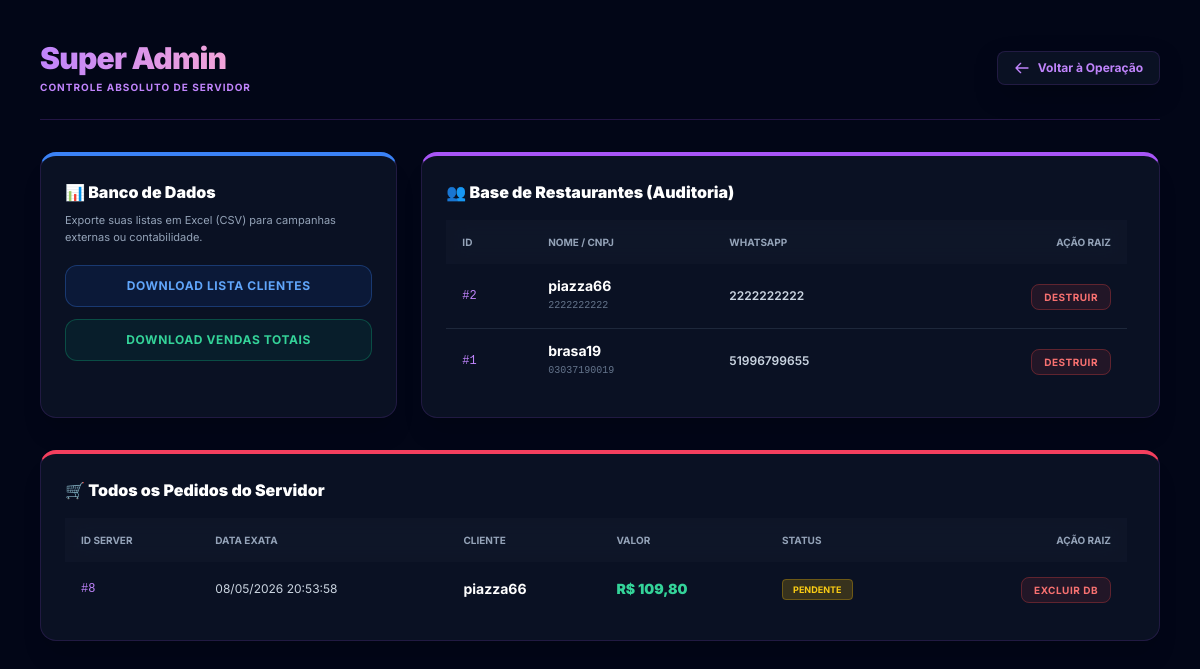
The app's page /painel/deus/ (signed in) with its own data.
### funil_vendas/models.py (models this page shows, shortened)
class LeadRestaurante(models.Model):
    nome_restaurante = models.CharField(max_length=150, verbose_name="Nome do Restaurante", default="Não Informado")
    cnpj = models.CharField(max_length=20, verbose_name="CNPJ do Cliente")
    whatsapp = models.CharField(max_length=20, verbose_name="WhatsApp")
    data_cadastro = models.DateTimeField(auto_now_add=True, verbose_name="Data do Cadastro")
    virou_cliente = models.BooleanField(default=False)
    token_acesso = models.UUIDField(default=uuid.uuid4, editable=False, unique=True)
    class Meta:
        verbose_name = "Lead (Interessado)"
        verbose_name_plural = "Leads (Interessados)"

class Pedido(models.Model):
    OPCOES_PAGAMENTO = [
        ('PIX', 'Pix (Imediato)'), # <-- Ajustado para Imediato
        ('DINHEIRO', 'Dinheiro (No ato da entrega)')
    ]
    STATUS_PEDIDO = [
        ('PENDENTE', 'Aguardando Pagamento'),
        ('PAGO', 'Pago!'),
        ('CANCELADO', 'Cancelado')
    ]
    lead = models.ForeignKey(LeadRestaurante, on_delete=models.CASCADE, verbose_name="Cliente")
    data_pedido = models.DateTimeField(auto_now_add=True, verbose_name="Data/Hora do Pedido")
    forma_pagamento = models.CharField(max_length=20, choices=OPCOES_PAGAMENTO, default='PIX', verbose_name="Forma de Pagamento")
    valor_total = models.DecimalField(max_digits=10, decimal_places=2, default=0, verbose_name="Valor Total (R$)")
    status = models.CharField(max_length=20, choices=STATUS_PEDIDO, default='PENDENTE', verbose_name="Status do Pagamento")
    endereco_entrega = models.CharField(max_length=255, verbose_name="Endereço de Entrega", blank=True, null=True)
    data_entrega = models.DateField(verbose_name="Data Agendada", blank=True, null=True)
    hora_entrega = models.CharField(max_length=50, blank=True, null=True)
    class Meta:
        verbose_name = "Pedido"
        verbose_name_plural = "Pedidos"

### funil_vendas/views.py (the view)
# urls.py: path('painel/deus/', views.admin_customizado, name='admin_customizado'),
@login_required
def admin_customizado(request):
    leads = LeadRestaurante.objects.all().order_by('-id')
    pedidos = Pedido.objects.all().order_by('-id')
    return render(request, 'admin_customizado.html', {'leads': leads, 'pedidos': pedidos})

### templates/admin_customizado.html (shortened to what this page needs)
<!DOCTYPE html>
<html lang="pt-br">
<head>
    <script src="https://cdn.tailwindcss.com"></script>
</head>
<body class="min-h-screen p-6 md:p-10">
    <div class="max-w-7xl mx-auto">
        <header class="flex flex-col md:flex-row justify-between items-start md:items-center mb-8 border-b border-purple-500/20 pb-6 gap-4">
            <div>
                <h1 class="text-3xl font-black text-transparent bg-clip-text bg-gradient-to-r from-purple-400 to-pink-300 tracking-tight">Super Admin</h1>
                <p class="text-purple-400 font-bold uppercase tracking-widest mt-1 text-[10px]">Controle Absoluto de Servidor</p>
            </div>
            <a href="{% url 'painel_interno' %}" class="glass-panel hover:bg-purple-600/20 text-purple-400 hover:text-purple-300 font-bold text-xs py-2 px-4 rounded-lg flex items-center gap-2 transition-colors">
                <svg class="w-4 h-4" fill="none" stroke="currentColor" viewBox="0 0 24 24"><path stroke-linecap="round" stroke-linejoin="round" stroke-width="2" d="M10 19l-7-7m0 0l7-7m-7 7h18"></path></svg>
                Voltar à Operação
            </a>
        </header>
        <div class="grid grid-cols-1 md:grid-cols-3 gap-6 mb-8">
            <div class="glass-panel rounded-2xl p-6 shadow-xl border-t-4 border-t-blue-500">
                <h3 class="text-white font-black mb-2 flex items-center gap-2">📊 Banco de Dados</h3>
                <p class="text-[11px] text-slate-400 mb-5">Exporte suas listas em Excel (CSV) para campanhas externas ou contabilidade.</p>
                <div class="space-y-3">
                    <a href="{% url 'exportar_leads' %}" class="block text-center bg-blue-600/10 hover:bg-blue-600/30 text-blue-400 border border-blue-500/30 font-bold py-3 rounded-xl text-xs transition-colors uppercase tracking-wider">
                        Download Lista Clientes
                    </a>
                    <a href="{% url 'exportar_vendas' %}" class="block text-center bg-emerald-600/10 hover:bg-emerald-600/30 text-emerald-400 border border-emerald-500/30 font-bold py-3 rounded-xl text-xs transition-colors uppercase tracking-wider">
                        Download Vendas Totais
                    </a>
                </div>
            </div>
            <div class="glass-panel rounded-2xl p-6 shadow-xl border-t-4 border-t-purple-500 md:col-span-2">
                <h3 class="text-white font-black mb-4 flex items-center gap-2">👥 Base de Restaurantes (Auditoria)</h3>
                <div class="overflow-x-auto max-h-56 overflow-y-auto pr-2 custom-scrollbar">
                    <table class="w-full text-left text-sm text-slate-300 border-collapse">
                        <thead class="bg-slate-900/80 text-[10px] uppercase text-slate-400 font-bold sticky top-0 z-10 backdrop-blur-md">
                            <tr>
                                <th class="px-4 py-3">ID</th>
                                <th class="px-4 py-3">Nome / CNPJ</th>
                                <th class="px-4 py-3">WhatsApp</th>
                                <th class="px-4 py-3 text-right">Ação Raiz</th>
                            </tr>
                        </thead>
                        <tbody class="divide-y divide-slate-700/50">
                            {% for lead in leads %}
                            <tr class="hover:bg-slate-800/50 transition-colors">
                                <td class="px-4 py-3 text-xs font-mono text-purple-400">#{{ lead.id }}</td>
                                <td class="px-4 py-3">
                                    <p class="font-bold text-white">{{ lead.nome_restaurante }}</p>
                                    <p class="text-[10px] text-slate-500 font-mono">{{ lead.cnpj }}</p>
                                </td>
                                <td class="px-4 py-3 text-xs font-semibold">{{ lead.whatsapp }}</td>
                                <td class="px-4 py-3 text-right">
                                    <a href="{% url 'deletar_lead' lead.id %}" onclick="return confirm('PERIGO: Apagar este cliente apagará TODOS os pedidos vinculados a ele. Continuar?')" class="bg-red-500/10 hover:bg-red-600 text-red-400 hover:text-white border border-red-500/30 text-[10px] font-bold py-1.5 px-3 rounded-lg transition-colors uppercase tracking-wider">
                                        Destruir
                                    </a>
                                </td>
                            </tr>
                            {% empty %}
                            <tr><td colspan="4" class="text-center py-6 text-slate-500 text-xs">Nenhum cliente no banco.</td></tr>
                            {% endfor %}
                        </tbody>
                    </table>
                </div>
            </div>
        </div>
        <div class="glass-panel rounded-2xl p-6 shadow-xl border-t-4 border-t-rose-500">
            <h3 class="text-white font-black mb-4">🛒 Todos os Pedidos do Servidor</h3>
            <div class="overflow-x-auto max-h-96 overflow-y-auto pr-2">
                <table class="w-full text-left text-sm text-slate-300">
                    <thead class="bg-slate-900/80 text-[10px] uppercase text-slate-400 font-bold sticky top-0 z-10 backdrop-blur-md">
                        <tr>
                            <th class="px-4 py-3">ID Server</th>
                            <th class="px-4 py-3">Data Exata</th>
                            <th class="px-4 py-3">Cliente</th>
                            <th class="px-4 py-3">Valor</th>
                            <th class="px-4 py-3">Status</th>
                            <th class="px-4 py-3 text-right">Ação Raiz</th>
                        </tr>
                    </thead>
                    <tbody class="divide-y divide-slate-700/50">
                        {% for pedido in pedidos %}
                        <tr class="hover:bg-slate-800/50 transition-colors">
                            <td class="px-4 py-4 text-xs font-mono text-purple-400">#{{ pedido.id }}</td>
                            <td class="px-4 py-4 text-xs">{{ pedido.data_pedido|date:"d/m/Y H:i:s" }}</td>
                            <td class="px-4 py-4 font-bold text-white">{{ pedido.lead.nome_restaurante }}</td>
                            <td class="px-4 py-4 font-black text-emerald-400">R$ {{ pedido.valor_total }}</td>
                            <td class="px-4 py-4">
                                <span class="px-2.5 py-1 rounded text-[9px] uppercase font-bold border
                                    {% if pedido.status == 'PAGO' %}bg-green-500/20 text-green-400 border-green-500/30
                                    {% elif pedido.status == 'PENDENTE' %}bg-yellow-500/20 text-yellow-400 border-yellow-500/30
                                    {% else %}bg-red-500/20 text-red-400 border-red-500/30{% endif %}">
                                    {{ pedido.status }}
                                </span>
                            </td>
                            <td class="px-4 py-4 text-right">
                                <a href="{% url 'deletar_pedido' pedido.id %}" onclick="return confirm('PERIGO: Forçar a exclusão deste pedido do banco de dados? Essa ação não pode ser desfeita.')" class="bg-red-500/10 hover:bg-red-600 text-red-400 hover:text-white border border-red-500/30 text-[10px] font-bold py-1.5 px-3 rounded-lg transition-colors uppercase tracking-wider">
                                    Excluir DB
                                </a>
                            </td>
                        </tr>
                        {% empty %}
                        <tr><td colspan="6" class="text-center py-10 text-slate-500 text-xs">Nenhum pedido no banco de dados.</td></tr>
                        {% endfor %}
                    </tbody>
                </table>
            </div>
        </div>
    </div>
</body>
</html>

### templates/admin_customizado.html (style rules this page uses)
body { font-family: 'Inter', sans-serif; background-color: #020617; background-image: linear-gradient(to bottom, rgba(2, 6, 23, 0.9), rgba(2, 6, 23, 0.99)), url('https://images.unsplash.com/photo-1551244072-5d12893278ab?q=80&w=2000&auto=format&fit=crop'); background-size: cover; background-position: center; background-attachment: fixed; color: #f8fafc; }
.glass-panel { background: rgba(15, 23, 42, 0.7); backdrop-filter: blur(16px); border: 1px solid rgba(168, 85, 247, 0.15); box-shadow: 0 10px 30px -10px rgba(0, 0, 0, 0.5); }

### records on screen
LeadRestaurante: id "2", nome_restaurante "piazza66", cnpj "2222222222", whatsapp "2222222222"
LeadRestaurante: id "1", nome_restaurante "brasa19", cnpj "03037190019", whatsapp "51996799655"
Pedido: id "8", data_pedido "08/05/2026 20:53:58", lead.nome_restaurante "piazza66", valor_total "109,80", status "PENDENTE"
